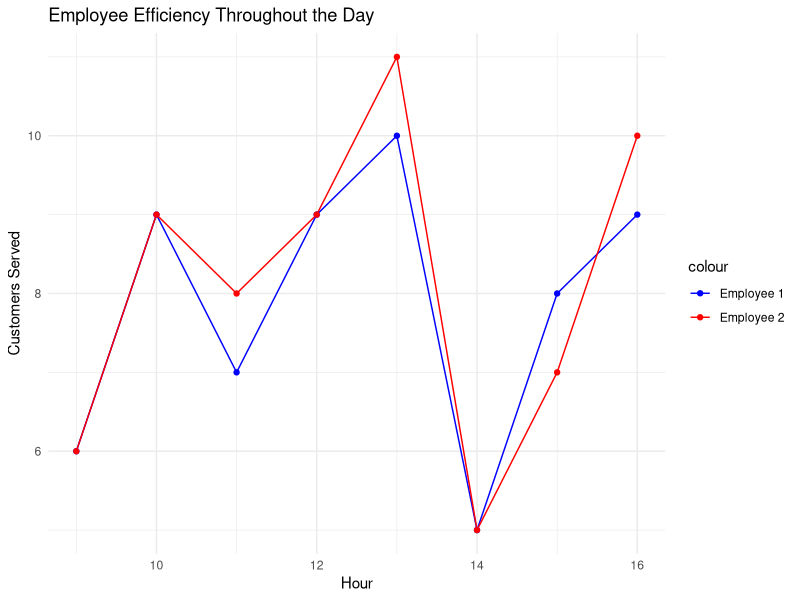

This chart was generated by the following R code:
## ---- chunk 1
# Load necessary libraries
library(ggplot2)
library(corrplot)

# Simulate the data
set.seed(123) # Ensures reproducibility
hours <- 9:16
employee_1 <- round(runif(8, 5, 10)) # Randomly generated numbers between 5 and 10
employee_2 <- round(employee_1 * runif(8, 0.8, 1.2)) # Mild positive correlation

data <- data.frame(Hour=hours, Employee1=employee_1, Employee2=employee_2)

# Test 1: Correlation test
correlation <- cor(data$Employee1, data$Employee2)
print(paste("Correlation between Employee 1 and 2:", correlation))

# Test 2: Average number of customers
avg_emp1 <- mean(data$Employee1)
avg_emp2 <- mean(data$Employee2)
print(paste("Average customers served by Employee 1:", avg_emp1))
print(paste("Average customers served by Employee 2:", avg_emp2))

# Test 3: Identify peak hours
peak_hours <- data[data$Employee1 + data$Employee2 == max(data$Employee1 + data$Employee2), ]
print("Peak hours (most customers served):")
print(peak_hours)

# Test 4: Variability test
var_emp1 <- var(data$Employee1)
var_emp2 <- var(data$Employee2)
print(paste("Variability in customers served by Employee 1:", var_emp1))
print(paste("Variability in customers served by Employee 2:", var_emp2))

# Test 5: Total customers served target
total_customers <- sum(data$Employee1 + data$Employee2)
target_customers <- 100 # Hypothetical target
print(paste("Total customers served:", total_customers))
print(ifelse(total_customers >= target_customers, "Target met", "Target not met"))

# Optional: Plot the efficiencies for visual inspection
ggplot(data, aes(x = Hour)) + 
  geom_line(aes(y = Employee1, color = "Employee 1")) + 
  geom_line(aes(y = Employee2, color = "Employee 2")) +
  geom_point(aes(y = Employee1, color = "Employee 1")) +
  geom_point(aes(y = Employee2, color = "Employee 2")) +
  labs(y = "Customers Served", x = "Hour", title = "Employee Efficiency Throughout the Day") +
  theme_minimal() +
  scale_color_manual(values = c("Employee 1" = "blue", "Employee 2" = "red"))

